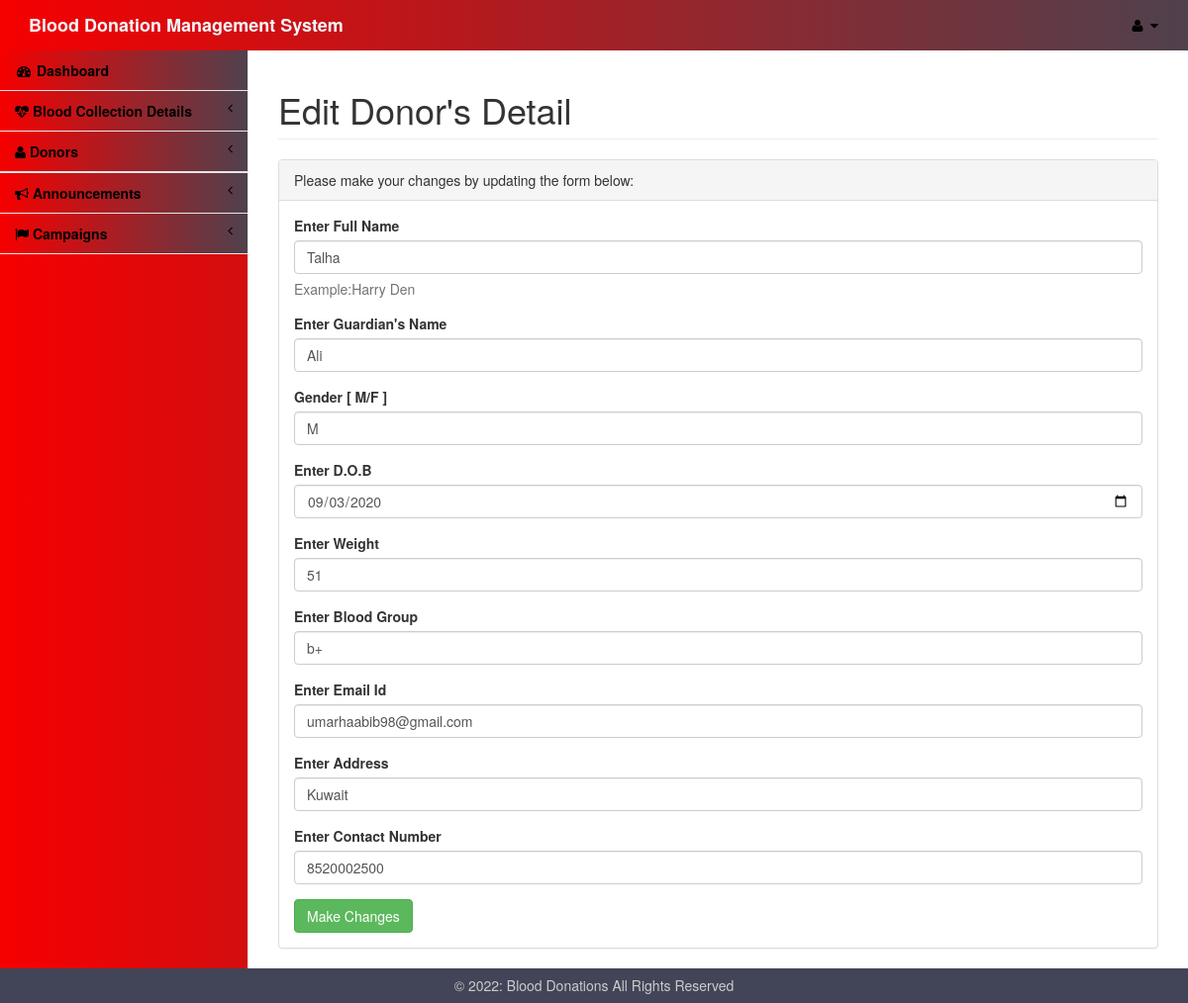
/admin/editform.php?id=18, run on the app's committed database.
### tables this page shows
CREATE TABLE `donor` (
  `id` int(11) NOT NULL,
  `name` varchar(20) NOT NULL,
  `guardiansname` varchar(20) NOT NULL,
  `gender` varchar(20) NOT NULL,
  `dob` date NOT NULL,
  `weight` int(11) NOT NULL,
  `bloodgroup` varchar(3) NOT NULL,
  `email` varchar(55) NOT NULL,
  `address` varchar(20) NOT NULL,
  `contact` varchar(10) NOT NULL,
  `username` varchar(20) NOT NULL,
  `password` varchar(20) NOT NULL
);

### admin/editform.php (the view, shortened to what this page needs)
<!DOCTYPE html>
<html lang="en">
<head>
    <link href="../assets/vendor/bootstrap/css/bootstrap.css" rel="stylesheet">
    <link href="../assets/vendor/metisMenu/metisMenu.min.css" rel="stylesheet">
    <link href="../assets/dist/css/sb-admin-2.css" rel="stylesheet">
    <link href="../assets/vendor/font-awesome/css/font-awesome.min.css" rel="stylesheet" type="text/css">
    <link rel="stylesheet" href="../assets/icofont/icofont.min.css">
</head>
<body>
    <div id="wrapper">
        <?php include 'includes/nav.php'?>
        <div id="page-wrapper">
            <div class="row">
                <div class="col-lg-12">
                    <h1 class="page-header">Edit Donor's Detail</h1>
                </div>
            </div>
            <div class="row">
                <div class="col-lg-12">
                    <div class="panel panel-default">
                        <div class="panel-heading">
                            Please make your changes by updating the form below:
                        </div>
                        <div class="panel-body">
                            <div class="row">
                                <div class="col-lg-12">
                                <?php
                                    include 'dbconnect.php';
                                    $id=$_GET['id'];
                                    $qry= "select * from donor where id='$id'";
                                    $result=mysqli_query($conn,$qry);
                                    while($row=mysqli_fetch_array($result)){
                                ?>
                                    <form role="form" action="edit.php" method="post">
                                        <div class="form-group">
                                            <label>Enter Full Name</label>
                                            <input class="form-control" name="name" type="text" value='<?php echo $row['name']; ?>' required>
                                            <p class="help-block">Example:Harry Den</p>
                                        </div>
                                        <div class="form-group">
                                            <label>Enter Guardian's Name</label>
                                            <input class="form-control" type="text" name="guardiansname" value='<?php echo $row['guardiansname']; ?>' required>
                                        </div>
                                        <div class="form-group">
                                            <label>Gender [ M/F ]</label>
                                            <input class="form-control" type="text" name="gender" value='<?php echo $row['gender']; ?>' required>
                                        </div>
                                        <div class="form-group">
                                            <label>Enter D.O.B</label>
                                            <input class="form-control" type="date" name="dob" value='<?php echo $row['dob']; ?>' required>
                                        </div>
                                        <div class="form-group">
                                            <label>Enter Weight</label>
                                            <input class="form-control" type="number" name="weight" value='<?php echo $row['weight']; ?>' required>
                                        </div>
                                        <div class="form-group">
                                            <label>Enter Blood Group</label>
                                            <input class="form-control" type="text" name="bloodgroup" value='<?php echo $row['bloodgroup']; ?>' required>
                                        </div>
                                        <div class="form-group">
                                            <label>Enter Email Id</label>
                                            <input class="form-control" type="email" name="email" value='<?php echo $row['email']; ?>' required>
                                        </div>
                                        <div class="form-group">
                                            <label>Enter Address</label>
                                            <input class="form-control" type="text" name="address" value='<?php echo $row['address']; ?>' required>
                                        </div>
                                        <div class="form-group">
                                            <label>Enter Contact Number</label>
                                            <input class="form-control" type="number" name="contact" value='<?php echo $row['contact']; ?>' required>
                                        </div>
                                    <button type="submit" class="btn btn-success">Make Changes</button>
                                    </form>
                                </div>
    <?php
}
?>
                            </div>
                        </div>
                    </div>
                </div>
            </div>
        </div>
    </div>
</body>
<footer>
        <p>&copy; <?php echo date("Y"); ?>: Blood Donations All Rights Reserved</p>
    </footer>
</html>

### admin/editform.php (style rules this page uses)
footer { background-color: #424558; bottom: 0; left: 0; right: 0; height: 35px; text-align: center; color: #CCC; }
footer p { padding: 10.5px; margin: 0px; line-height: 100%; }

### data on the page
donor: name "Talha", guardiansname "Ali", gender "M", dob "09/03/2020", weight "51", bloodgroup "b+", email "umarhaabib98@gmail.com", address "Kuwait", contact "8520002500"
